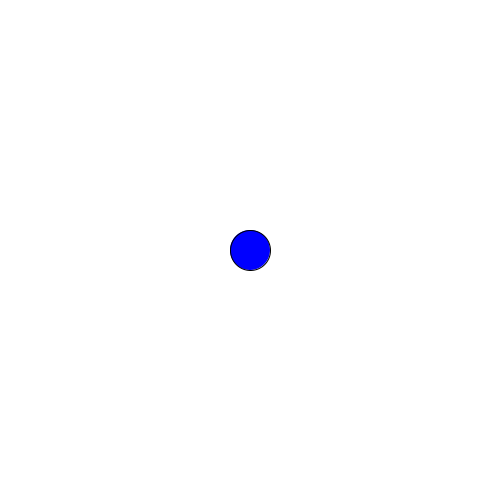
Frame 1 (no input)
Frame 60 (the mouse pressed at the canvas centre just before this capture): identical to frame 1, image omitted
Frame 120 (the mouse held since frame 60 and released just before this capture): identical to frame 1, image omitted

The Processing sketch that drew this single still picture (run headless with seeded random() and noise(); from frame 60 on, the mouse is pressed at the canvas centre):

// Processing sketch: tweak_test5
// ── tweak_test5.pde


void setup()
{
  size(500, 500);
  smooth();
}

void draw()
{
  background(255);
  
  color c = color(#0000ff);
  float a = .1;
  fill(c);
  ellipse(250, 250, 40, 40);
}
